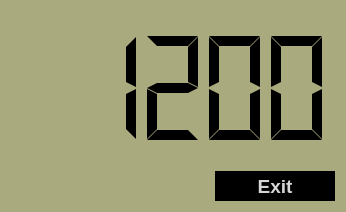
<?xml version="1.0" encoding="UTF-8"?>
<ui version="4.0">
 <class>TuxlolgyClock</class>
 <widget class="QWidget" name="TuxlolgyClock">
  <property name="geometry">
   <rect>
    <x>0</x>
    <y>0</y>
    <width>346</width>
    <height>212</height>
   </rect>
  </property>
  <property name="palette">
   <palette>
    <active>
     <colorrole role="Base">
      <brush brushstyle="SolidPattern">
       <color alpha="255">
        <red>255</red>
        <green>255</green>
        <blue>255</blue>
       </color>
      </brush>
     </colorrole>
     <colorrole role="Window">
      <brush brushstyle="SolidPattern">
       <color alpha="255">
        <red>170</red>
        <green>170</green>
        <blue>127</blue>
       </color>
      </brush>
     </colorrole>
    </active>
    <inactive>
     <colorrole role="Base">
      <brush brushstyle="SolidPattern">
       <color alpha="255">
        <red>255</red>
        <green>255</green>
        <blue>255</blue>
       </color>
      </brush>
     </colorrole>
     <colorrole role="Window">
      <brush brushstyle="SolidPattern">
       <color alpha="255">
        <red>170</red>
        <green>170</green>
        <blue>127</blue>
       </color>
      </brush>
     </colorrole>
    </inactive>
    <disabled>
     <colorrole role="Base">
      <brush brushstyle="SolidPattern">
       <color alpha="255">
        <red>170</red>
        <green>170</green>
        <blue>127</blue>
       </color>
      </brush>
     </colorrole>
     <colorrole role="Window">
      <brush brushstyle="SolidPattern">
       <color alpha="255">
        <red>170</red>
        <green>170</green>
        <blue>127</blue>
       </color>
      </brush>
     </colorrole>
    </disabled>
   </palette>
  </property>
  <property name="windowTitle">
   <string>TuxlolgyClock</string>
  </property>
  <property name="styleSheet">
   <string notr="true">#lcdNumber{
text-shadow: 0px 2px 3px #666;
}</string>
  </property>
  <layout class="QHBoxLayout" name="horizontalLayout">
   <item>
    <layout class="QVBoxLayout" name="verticalLayout">
     <item>
      <widget class="QLCDNumber" name="lcdNumber">
       <property name="cursor">
        <cursorShape>ArrowCursor</cursorShape>
       </property>
       <property name="styleSheet">
        <string notr="true">box-shadow: 3px 3px 4px #000;</string>
       </property>
       <property name="frameShape">
        <enum>QFrame::NoFrame</enum>
       </property>
       <property name="smallDecimalPoint">
        <bool>false</bool>
       </property>
       <property name="numDigits">
        <number>5</number>
       </property>
       <property name="digitCount">
        <number>5</number>
       </property>
       <property name="segmentStyle">
        <enum>QLCDNumber::Flat</enum>
       </property>
       <property name="intValue" stdset="0">
        <number>1200</number>
       </property>
      </widget>
     </item>
     <item>
      <layout class="QHBoxLayout" name="horizontalLayout_2">
       <item>
        <spacer name="horizontalSpacer">
         <property name="orientation">
          <enum>Qt::Horizontal</enum>
         </property>
         <property name="sizeHint" stdset="0">
          <size>
           <width>40</width>
           <height>20</height>
          </size>
         </property>
        </spacer>
       </item>
       <item>
        <widget class="QPushButton" name="pushButton">
         <property name="palette">
          <palette>
           <active>
            <colorrole role="Button">
             <brush brushstyle="SolidPattern">
              <color alpha="255">
               <red>0</red>
               <green>0</green>
               <blue>0</blue>
              </color>
             </brush>
            </colorrole>
            <colorrole role="Text">
             <brush brushstyle="SolidPattern">
              <color alpha="255">
               <red>255</red>
               <green>255</green>
               <blue>255</blue>
              </color>
             </brush>
            </colorrole>
            <colorrole role="ButtonText">
             <brush brushstyle="SolidPattern">
              <color alpha="255">
               <red>214</red>
               <green>214</green>
               <blue>214</blue>
              </color>
             </brush>
            </colorrole>
            <colorrole role="Base">
             <brush brushstyle="SolidPattern">
              <color alpha="255">
               <red>0</red>
               <green>0</green>
               <blue>0</blue>
              </color>
             </brush>
            </colorrole>
            <colorrole role="Window">
             <brush brushstyle="SolidPattern">
              <color alpha="255">
               <red>0</red>
               <green>0</green>
               <blue>0</blue>
              </color>
             </brush>
            </colorrole>
           </active>
           <inactive>
            <colorrole role="Button">
             <brush brushstyle="SolidPattern">
              <color alpha="255">
               <red>0</red>
               <green>0</green>
               <blue>0</blue>
              </color>
             </brush>
            </colorrole>
            <colorrole role="Text">
             <brush brushstyle="SolidPattern">
              <color alpha="255">
               <red>255</red>
               <green>255</green>
               <blue>255</blue>
              </color>
             </brush>
            </colorrole>
            <colorrole role="ButtonText">
             <brush brushstyle="SolidPattern">
              <color alpha="255">
               <red>214</red>
               <green>214</green>
               <blue>214</blue>
              </color>
             </brush>
            </colorrole>
            <colorrole role="Base">
             <brush brushstyle="SolidPattern">
              <color alpha="255">
               <red>0</red>
               <green>0</green>
               <blue>0</blue>
              </color>
             </brush>
            </colorrole>
            <colorrole role="Window">
             <brush brushstyle="SolidPattern">
              <color alpha="255">
               <red>0</red>
               <green>0</green>
               <blue>0</blue>
              </color>
             </brush>
            </colorrole>
           </inactive>
           <disabled>
            <colorrole role="Button">
             <brush brushstyle="SolidPattern">
              <color alpha="255">
               <red>0</red>
               <green>0</green>
               <blue>0</blue>
              </color>
             </brush>
            </colorrole>
            <colorrole role="Text">
             <brush brushstyle="SolidPattern">
              <color alpha="255">
               <red>118</red>
               <green>118</green>
               <blue>117</blue>
              </color>
             </brush>
            </colorrole>
            <colorrole role="ButtonText">
             <brush brushstyle="SolidPattern">
              <color alpha="255">
               <red>118</red>
               <green>118</green>
               <blue>117</blue>
              </color>
             </brush>
            </colorrole>
            <colorrole role="Base">
             <brush brushstyle="SolidPattern">
              <color alpha="255">
               <red>0</red>
               <green>0</green>
               <blue>0</blue>
              </color>
             </brush>
            </colorrole>
            <colorrole role="Window">
             <brush brushstyle="SolidPattern">
              <color alpha="255">
               <red>0</red>
               <green>0</green>
               <blue>0</blue>
              </color>
             </brush>
            </colorrole>
           </disabled>
          </palette>
         </property>
         <property name="font">
          <font>
           <pointsize>14</pointsize>
           <weight>75</weight>
           <bold>true</bold>
          </font>
         </property>
         <property name="contextMenuPolicy">
          <enum>Qt::NoContextMenu</enum>
         </property>
         <property name="autoFillBackground">
          <bool>false</bool>
         </property>
         <property name="styleSheet">
          <string notr="true">border : 0px;
background : black;
width : 120px;
height : 30px;
text : white;
</string>
         </property>
         <property name="text">
          <string>Exit</string>
         </property>
        </widget>
       </item>
      </layout>
     </item>
    </layout>
   </item>
  </layout>
 </widget>
 <layoutdefault spacing="6" margin="11"/>
 <resources/>
 <connections/>
</ui>
